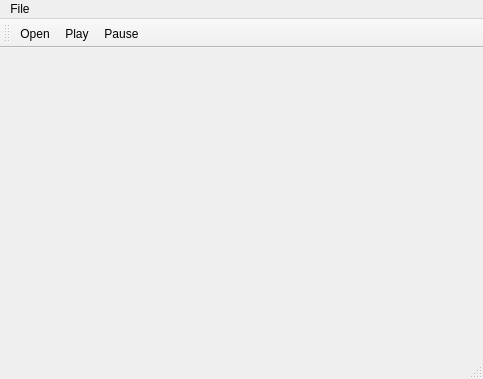
<?xml version="1.0" encoding="UTF-8"?>
<ui version="4.0">
 <class>MainWindow</class>
 <widget class="QMainWindow" name="MainWindow">
  <property name="geometry">
   <rect>
    <x>0</x>
    <y>0</y>
    <width>483</width>
    <height>379</height>
   </rect>
  </property>
  <property name="windowTitle">
   <string>MainWindow</string>
  </property>
  <widget class="QWidget" name="centralWidget"/>
  <widget class="QMenuBar" name="menuBar">
   <property name="geometry">
    <rect>
     <x>0</x>
     <y>0</y>
     <width>483</width>
     <height>25</height>
    </rect>
   </property>
   <widget class="QMenu" name="menuFile">
    <property name="title">
     <string>File</string>
    </property>
    <addaction name="actionOpen"/>
    <addaction name="actionAbout"/>
    <addaction name="actionExit"/>
   </widget>
   <addaction name="menuFile"/>
  </widget>
  <widget class="QToolBar" name="mainToolBar">
   <attribute name="toolBarArea">
    <enum>TopToolBarArea</enum>
   </attribute>
   <attribute name="toolBarBreak">
    <bool>false</bool>
   </attribute>
   <addaction name="actionOpen"/>
   <addaction name="actionPlay"/>
   <addaction name="actionPause"/>
  </widget>
  <widget class="QStatusBar" name="statusBar"/>
  <action name="actionOpen">
   <property name="icon">
    <iconset resource="recources.qrc">
     <normaloff>:/icons/rec/open-icon.png</normaloff>:/icons/rec/open-icon.png</iconset>
   </property>
   <property name="text">
    <string>Open</string>
   </property>
   <property name="shortcut">
    <string>Ctrl+N</string>
   </property>
  </action>
  <action name="actionPlay">
   <property name="icon">
    <iconset resource="recources.qrc">
     <normaloff>:/icons/rec/play-icon.png</normaloff>:/icons/rec/play-icon.png</iconset>
   </property>
   <property name="text">
    <string>Play</string>
   </property>
   <property name="shortcut">
    <string>Ctrl+G</string>
   </property>
  </action>
  <action name="actionPause">
   <property name="icon">
    <iconset resource="recources.qrc">
     <normaloff>:/icons/rec/pause-icon.png</normaloff>:/icons/rec/pause-icon.png</iconset>
   </property>
   <property name="text">
    <string>Pause</string>
   </property>
   <property name="shortcut">
    <string>Ctrl+P</string>
   </property>
  </action>
  <action name="actionAbout">
   <property name="icon">
    <iconset resource="recources.qrc">
     <normaloff>:/icons/rec/about-icon.png</normaloff>:/icons/rec/about-icon.png</iconset>
   </property>
   <property name="text">
    <string>About</string>
   </property>
   <property name="shortcut">
    <string>Ctrl+F1</string>
   </property>
  </action>
  <action name="actionExit">
   <property name="text">
    <string>Exit</string>
   </property>
  </action>
 </widget>
 <layoutdefault spacing="6" margin="11"/>
 <resources>
  <include location="recources.qrc"/>
 </resources>
 <connections>
  <connection>
   <sender>actionExit</sender>
   <signal>triggered()</signal>
   <receiver>MainWindow</receiver>
   <slot>close()</slot>
   <hints>
    <hint type="sourcelabel">
     <x>-1</x>
     <y>-1</y>
    </hint>
    <hint type="destinationlabel">
     <x>241</x>
     <y>189</y>
    </hint>
   </hints>
  </connection>
  <connection>
   <sender>actionAbout</sender>
   <signal>triggered()</signal>
   <receiver>MainWindow</receiver>
   <slot>about()</slot>
   <hints>
    <hint type="sourcelabel">
     <x>-1</x>
     <y>-1</y>
    </hint>
    <hint type="destinationlabel">
     <x>241</x>
     <y>189</y>
    </hint>
   </hints>
  </connection>
  <connection>
   <sender>actionOpen</sender>
   <signal>triggered()</signal>
   <receiver>MainWindow</receiver>
   <slot>open()</slot>
   <hints>
    <hint type="sourcelabel">
     <x>-1</x>
     <y>-1</y>
    </hint>
    <hint type="destinationlabel">
     <x>241</x>
     <y>189</y>
    </hint>
   </hints>
  </connection>
  <connection>
   <sender>actionPause</sender>
   <signal>triggered()</signal>
   <receiver>MainWindow</receiver>
   <slot>pause()</slot>
   <hints>
    <hint type="sourcelabel">
     <x>-1</x>
     <y>-1</y>
    </hint>
    <hint type="destinationlabel">
     <x>241</x>
     <y>189</y>
    </hint>
   </hints>
  </connection>
  <connection>
   <sender>actionPlay</sender>
   <signal>triggered()</signal>
   <receiver>MainWindow</receiver>
   <slot>play()</slot>
   <hints>
    <hint type="sourcelabel">
     <x>-1</x>
     <y>-1</y>
    </hint>
    <hint type="destinationlabel">
     <x>241</x>
     <y>189</y>
    </hint>
   </hints>
  </connection>
 </connections>
 <slots>
  <slot>open()</slot>
  <slot>play()</slot>
  <slot>pause()</slot>
  <slot>about()</slot>
 </slots>
</ui>
